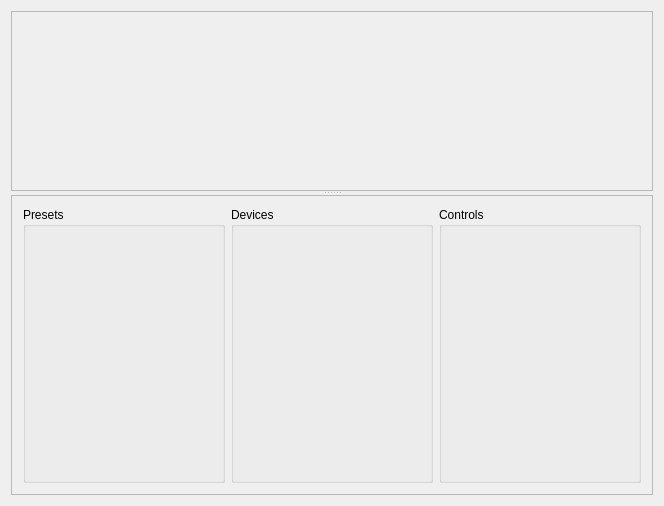
<?xml version="1.0" encoding="UTF-8"?>
<ui version="4.0">
 <class>MainPageClass</class>
 <widget class="QWidget" name="MainPageClass">
  <property name="geometry">
   <rect>
    <x>0</x>
    <y>0</y>
    <width>664</width>
    <height>506</height>
   </rect>
  </property>
  <property name="windowTitle">
   <string>MainPage</string>
  </property>
  <layout class="QVBoxLayout" name="verticalLayout_4">
   <item>
    <widget class="QSplitter" name="splitter">
     <property name="orientation">
      <enum>Qt::Orientation::Vertical</enum>
     </property>
     <property name="opaqueResize">
      <bool>false</bool>
     </property>
     <widget class="QFrame" name="frameViews">
      <property name="frameShape">
       <enum>QFrame::Shape::StyledPanel</enum>
      </property>
      <property name="frameShadow">
       <enum>QFrame::Shadow::Raised</enum>
      </property>
      <layout class="QGridLayout" name="gridLayout_3">
       <item row="0" column="0">
        <widget class="PreviewContainerWidget" name="devicePreviewWidget" native="true"/>
       </item>
      </layout>
     </widget>
     <widget class="QFrame" name="frameControls">
      <property name="maximumSize">
       <size>
        <width>16777215</width>
        <height>300</height>
       </size>
      </property>
      <property name="frameShape">
       <enum>QFrame::Shape::StyledPanel</enum>
      </property>
      <property name="frameShadow">
       <enum>QFrame::Shadow::Raised</enum>
      </property>
      <layout class="QHBoxLayout" name="horizontalLayout_2">
       <item>
        <widget class="QGroupBox" name="groupBox_2">
         <property name="title">
          <string>Presets</string>
         </property>
         <layout class="QGridLayout" name="gridLayout_4">
          <item row="0" column="0">
           <widget class="PresetsWidget" name="presetsWidget" native="true"/>
          </item>
         </layout>
        </widget>
       </item>
       <item>
        <widget class="QGroupBox" name="groupBox_3">
         <property name="title">
          <string>Devices</string>
         </property>
         <layout class="QVBoxLayout" name="verticalLayout">
          <item>
           <widget class="DeviceListWidget" name="deviceListWidget" native="true"/>
          </item>
         </layout>
        </widget>
       </item>
       <item>
        <widget class="QGroupBox" name="groupBox_4">
         <property name="title">
          <string>Controls</string>
         </property>
         <layout class="QVBoxLayout" name="verticalLayout_2">
          <item>
           <widget class="SessionControlsWidget" name="sessionControls" native="true"/>
          </item>
         </layout>
        </widget>
       </item>
      </layout>
     </widget>
    </widget>
   </item>
  </layout>
 </widget>
 <layoutdefault spacing="6" margin="11"/>
 <customwidgets>
  <customwidget>
   <class>DeviceListWidget</class>
   <extends>QWidget</extends>
   <header>Widgets/DeviceListWidget/devicelistwidget.h</header>
   <container>1</container>
  </customwidget>
  <customwidget>
   <class>PreviewContainerWidget</class>
   <extends>QWidget</extends>
   <header>Widgets/PreviewContainerWidget/previewcontainerwidget.h</header>
   <container>1</container>
  </customwidget>
  <customwidget>
   <class>PresetsWidget</class>
   <extends>QWidget</extends>
   <header>Widgets/PresetsWidget/presetswidget.h</header>
   <container>1</container>
  </customwidget>
  <customwidget>
   <class>SessionControlsWidget</class>
   <extends>QWidget</extends>
   <header>Widgets/SessionControlsWidget/sessioncontrolswidget.h</header>
   <container>1</container>
  </customwidget>
 </customwidgets>
 <resources/>
 <connections/>
</ui>
